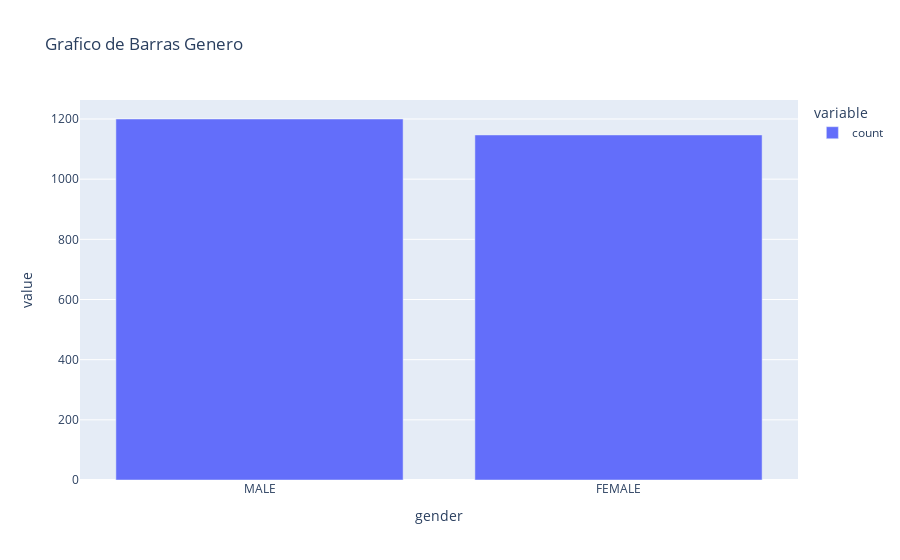

The cell this chart's notebook holds for it:
### Code cell
contagem_genero = df['gender'].value_counts()
fig2 = px.bar(contagem_genero,title='Grafico de Barras Genero')
fig2.show()

### Figure 1 — Plotly figure (JSON) as saved in the notebook; plotly's stock layout.template omitted (floating-point values rounded to 4 significant figures)
{"data": [{"hovertemplate": "variable=count<br>gender=%{x}<br>value=%{y}<extra></extra>", "legendgroup": "count", "marker": {"color": "#636efa", "pattern": {"shape": ""}}, "name": "count", "orientation": "v", "showlegend": true, "textposition": "auto", "type": "bar", "x": ["MALE", "FEMALE"], "xaxis": "x", "y": [1200, 1147], "yaxis": "y"}], "layout": {"barmode": "relative", "legend": {"title": {"text": "variable"}, "tracegroupgap": 0}, "title": {"text": "Grafico de Barras Genero"}, "xaxis": {"anchor": "y", "domain": [0, 1], "title": {"text": "gender"}}, "yaxis": {"anchor": "x", "domain": [0, 1], "title": {"text": "value"}}}}
